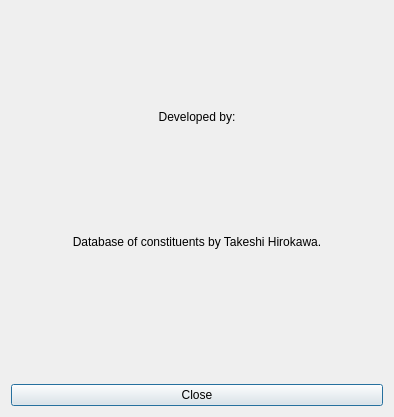
<?xml version="1.0" encoding="UTF-8"?>
<ui version="4.0">
 <class>AboutDialog</class>
 <widget class="QDialog" name="AboutDialog">
  <property name="geometry">
   <rect>
    <x>0</x>
    <y>0</y>
    <width>394</width>
    <height>417</height>
   </rect>
  </property>
  <property name="sizePolicy">
   <sizepolicy hsizetype="MinimumExpanding" vsizetype="MinimumExpanding">
    <horstretch>0</horstretch>
    <verstretch>0</verstretch>
   </sizepolicy>
  </property>
  <property name="minimumSize">
   <size>
    <width>327</width>
    <height>417</height>
   </size>
  </property>
  <property name="windowTitle">
   <string>About this software</string>
  </property>
  <layout class="QVBoxLayout" name="verticalLayout">
   <item>
    <widget class="QLabel" name="ql_sotfwareName">
     <property name="sizePolicy">
      <sizepolicy hsizetype="Preferred" vsizetype="Minimum">
       <horstretch>0</horstretch>
       <verstretch>0</verstretch>
      </sizepolicy>
     </property>
     <property name="font">
      <font>
       <pointsize>16</pointsize>
      </font>
     </property>
     <property name="text">
      <string notr="true">&lt;SOFTWARE_NAME&gt;</string>
     </property>
     <property name="alignment">
      <set>Qt::AlignCenter</set>
     </property>
     <property name="wordWrap">
      <bool>true</bool>
     </property>
    </widget>
   </item>
   <item>
    <layout class="QGridLayout" name="gridLayout">
     <property name="sizeConstraint">
      <enum>QLayout::SetMinimumSize</enum>
     </property>
     <item row="1" column="0">
      <widget class="QLabel" name="ql_echmetLogo">
       <property name="text">
        <string>&lt;ECHMET_LOGO&gt;</string>
       </property>
       <property name="alignment">
        <set>Qt::AlignCenter</set>
       </property>
      </widget>
     </item>
     <item row="1" column="1">
      <widget class="QLabel" name="ql_echmetLink">
       <property name="sizePolicy">
        <sizepolicy hsizetype="Preferred" vsizetype="Minimum">
         <horstretch>0</horstretch>
         <verstretch>0</verstretch>
        </sizepolicy>
       </property>
       <property name="text">
        <string>&lt;ECHMET_LINK&gt;</string>
       </property>
       <property name="alignment">
        <set>Qt::AlignLeading|Qt::AlignLeft|Qt::AlignVCenter</set>
       </property>
       <property name="wordWrap">
        <bool>true</bool>
       </property>
      </widget>
     </item>
     <item row="2" column="1">
      <widget class="QLabel" name="ql_cimecLink">
       <property name="text">
        <string>&lt;CIMEC_LINK&gt;</string>
       </property>
       <property name="alignment">
        <set>Qt::AlignLeading|Qt::AlignLeft|Qt::AlignVCenter</set>
       </property>
       <property name="wordWrap">
        <bool>true</bool>
       </property>
      </widget>
     </item>
     <item row="0" column="0" colspan="2">
      <widget class="QLabel" name="ql_developedBy">
       <property name="text">
        <string>Developed by:</string>
       </property>
       <property name="alignment">
        <set>Qt::AlignCenter</set>
       </property>
      </widget>
     </item>
     <item row="2" column="0">
      <widget class="QLabel" name="ql_cimecLogo">
       <property name="text">
        <string>&lt;CIMEC_LOGO&gt;</string>
       </property>
       <property name="alignment">
        <set>Qt::AlignCenter</set>
       </property>
      </widget>
     </item>
    </layout>
   </item>
   <item>
    <layout class="QVBoxLayout" name="qvlay_authors"/>
   </item>
   <item>
    <widget class="QLabel" name="ql_hirokawa">
     <property name="text">
      <string>Database of constituents by Takeshi Hirokawa.</string>
     </property>
     <property name="alignment">
      <set>Qt::AlignCenter</set>
     </property>
     <property name="wordWrap">
      <bool>true</bool>
     </property>
    </widget>
   </item>
   <item>
    <widget class="QLabel" name="ql_thankYouQt">
     <property name="text">
      <string>&lt;THANK_YOU_QT&gt;</string>
     </property>
     <property name="alignment">
      <set>Qt::AlignCenter</set>
     </property>
    </widget>
   </item>
   <item>
    <widget class="QPushButton" name="qpb_close">
     <property name="text">
      <string>Close</string>
     </property>
    </widget>
   </item>
  </layout>
 </widget>
 <resources/>
 <connections/>
</ui>
